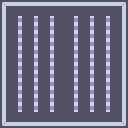

Below is a game level as drawn by its tile map, then a one-line description and the .tmx file that defines it, in full:
An orthogonal 16x16 tile map with 8x8 px tiles, 1 tile layer (Tile Layer 1).

<map version="1.10" tiledversion="1.11.0" orientation="orthogonal" renderorder="right-down" width="16" height="16" tilewidth="8" tileheight="8" infinite="0" nextlayerid="2" nextobjectid="1">
 <tileset firstgid="1" source="demo.tsx" />
 <layer id="1" name="Tile Layer 1" width="16" height="16">
  <data encoding="csv">
1,2,2,2,2,2,2,2,2,2,2,2,2,2,2,3,
6,15,15,15,15,15,15,15,15,15,15,15,15,15,15,8,
6,15,23,15,23,15,23,15,15,23,15,23,15,23,15,8,
6,15,23,15,23,15,23,15,15,23,15,23,15,23,15,8,
6,15,23,15,23,15,23,15,15,23,15,23,15,23,15,8,
6,15,23,15,23,15,23,15,15,23,15,23,15,23,15,8,
6,15,23,15,23,15,23,15,15,23,15,23,15,23,15,8,
6,15,23,15,23,15,23,15,15,23,15,23,15,23,15,8,
6,15,23,15,23,15,23,15,15,23,15,23,15,23,15,8,
6,15,23,15,23,15,23,15,15,23,15,23,15,23,15,8,
6,15,23,15,23,15,23,15,15,23,15,23,15,23,15,8,
6,15,23,15,23,15,23,15,15,23,15,23,15,23,15,8,
6,15,23,15,23,15,23,15,15,23,15,23,15,23,15,8,
6,15,23,15,23,15,23,15,15,23,15,23,15,23,15,8,
6,15,15,15,15,15,15,15,15,15,15,15,15,15,15,8,
11,12,12,12,12,12,12,12,12,12,12,12,12,12,12,13
</data>
 </layer>
</map>
